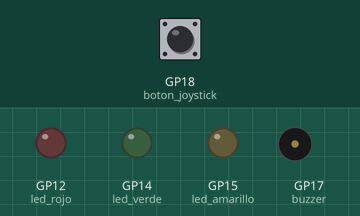
Bench run of a program on a simulated Raspberry Pi Pico running MicroPython. Parts: output pins drawn as LEDs (lit = HIGH), buzzer (waves = sounding). The test bench sets the inputs (shaded band); at power-on: GP18 (boton_joystick) HIGH. Files the program writes start out absent; random numbers come from a fixed seed; what the program prints to the serial console is not drawn.

Above: at 1.2 s.
1.3 s: GP18 (boton_joystick) pulled LOW for 3.2 s
At 8.82 s:
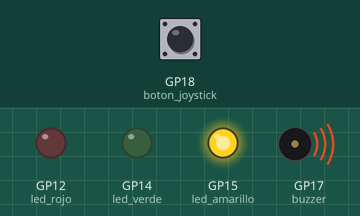
9.0 s: GP18 (boton_joystick) pulled LOW for 0.15 s
At 10.2 s:
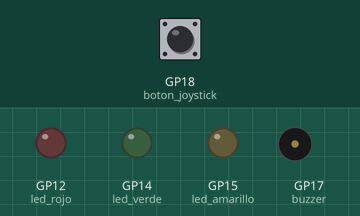
15.1 s: GP18 (boton_joystick) pulled LOW for 1 s
At 20.9 s:
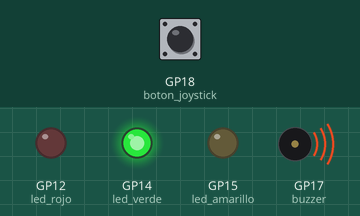
Timing chart, 0 to 22.4 s (numbered marks = the images above; inputs shaded):
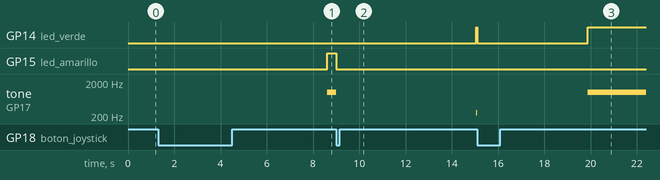

The program:

DAQ_RaspberryPP.py
```python
import machine
import time
import urandom
import os

# ==========================================================
# 🛑 BITÁCORA ALEATORIZADA GENERADA POR PYDOE
# ==========================================================
LISTA_CORRIDAS = [
    (1, 'Rojo', 'Tono Agudo (4000 Hz)'),
    (2, 'Amarillo', 'Tono Medio (1000 Hz)'),
    (2, 'Verde', 'Tono Grave (250 Hz)'),
    (3, 'Verde', 'Tono Medio (1000 Hz)'),
    (1, 'Verde', 'Tono Grave (250 Hz)'),
    (2, 'Rojo', 'Tono Grave (250 Hz)'),
    (2, 'Amarillo', 'Tono Agudo (4000 Hz)'),
    (2, 'Rojo', 'Tono Agudo (4000 Hz)'),
    (2, 'Verde', 'Tono Medio (1000 Hz)'),
    (3, 'Verde', 'Tono Agudo (4000 Hz)'),
    (1, 'Amarillo', 'Tono Grave (250 Hz)'),
    (1, 'Amarillo', 'Tono Medio (1000 Hz)'),
    (1, 'Rojo', 'Tono Medio (1000 Hz)'),
    (1, 'Rojo', 'Tono Grave (250 Hz)'),
    (2, 'Verde', 'Tono Agudo (4000 Hz)'),
    (3, 'Amarillo', 'Tono Medio (1000 Hz)'),
    (1, 'Verde', 'Tono Medio (1000 Hz)'),
    (3, 'Amarillo', 'Tono Agudo (4000 Hz)'),
    (3, 'Rojo', 'Tono Medio (1000 Hz)'),
    (3, 'Verde', 'Tono Grave (250 Hz)'),
    (3, 'Rojo', 'Tono Agudo (4000 Hz)'),
    (3, 'Rojo', 'Tono Grave (250 Hz)'),
    (1, 'Amarillo', 'Tono Agudo (4000 Hz)'),
    (2, 'Amarillo', 'Tono Grave (250 Hz)'),
    (2, 'Rojo', 'Tono Medio (1000 Hz)'),
    (3, 'Amarillo', 'Tono Grave (250 Hz)'),
    (1, 'Verde', 'Tono Agudo (4000 Hz)'),
]

# ==========================================================
# CONFIGURACIÓN DE HARDWARE
# ==========================================================
led_verde = machine.Pin(14, machine.Pin.OUT)
led_amarillo = machine.Pin(15, machine.Pin.OUT)
led_rojo = machine.Pin(12, machine.Pin.OUT)
dict_leds = {'Verde': led_verde, 'Amarillo': led_amarillo, 'Rojo': led_rojo}

buzzer = machine.PWM(machine.Pin(17))
boton_joystick = machine.Pin(18, machine.Pin.IN, machine.Pin.PULL_UP)

ARCHIVO_RESULTADOS = "reaccion_automatizada.csv"

# ==========================================================
# FUNCIONES DE CONTROL
# ==========================================================
def inicializar_csv():
    try:
        os.stat(ARCHIVO_RESULTADOS)
    except OSError:
        # Escribimos el encabezado directamente como una cadena de texto
        with open(ARCHIVO_RESULTADOS, mode='w') as f:
            f.write('Replica,Color_LED,Tono_Buzzer,Tiempo_Reaccion_ms\n')

def encender_alarma(color, tono):
    for led in dict_leds.values(): led.value(0)
    if color in dict_leds:
        dict_leds[color].value(1)

    if tono == 'Tono Grave (250 Hz)': buzzer.freq(250)
    elif tono == 'Tono Medio (1000 Hz)': buzzer.freq(1000)
    elif tono == 'Tono Agudo (4000 Hz)': buzzer.freq(4000)
    buzzer.duty_u16(32768)

def apagar_alarma():
    for led in dict_leds.values(): led.value(0)
    buzzer.duty_u16(0)

# ==========================================================
# BUCLE EJECUTOR AUTOMÁTICO
# ==========================================================
def iniciar_laboratorio():
    inicializar_csv()
    total_pruebas = len(LISTA_CORRIDAS)

    print("==========================================================")
    print("   SISTEMA DE ADQUISICIÓN DE DATOS DoE INICIADO")
    print(f"   Se ejecutarán de forma secuencial {total_pruebas} pruebas.")
    print("==========================================================")

    for indice, prueba in enumerate(LISTA_CORRIDAS):
        replica, color, tono = prueba

        print(f"\n▶️ [CORRIDA {indice + 1}/{total_pruebas}] Réplica: {replica} | LED: {color} | Buzzer: {tono}")
        print("Esperando retraso aleatorio anti-anticipación...")

        time.sleep(urandom.uniform(2.0, 4.5))

        # 💥 ¡DISPARO DE ALARMA Y CRONÓMETRO!
        marca_inicial = time.ticks_ms()
        encender_alarma(color, tono)

        # Espera activa mientras el joystick esté en reposo (1)
        while boton_joystick.value() == 1:
            pass

        # ⏱️ ¡PALANCA PRESIONADA! El pin bajó a 0
        tiempo_reaccion = time.ticks_diff(time.ticks_ms(), marca_inicial)
        apagar_alarma()

        # Filtro hardware/software contra rebotes mecánicos
        time.sleep_ms(150)

        print(f"🎯 ¡Click! Joystick presionado. Tiempo: {tiempo_reaccion} ms")

        # 💾 ESCRITURA MANUAL EN CSV (Sin librerías externas)
        # Construimos la cadena de texto separada por comas y terminada en salto de línea (\n)
        fila_datos = f"{replica},{color},{tono},{tiempo_reaccion}\n"
        with open(ARCHIVO_RESULTADOS, mode='a') as f:
            f.write(fila_datos)

        print(f"💾 Fila guardada en el dispositivo.")

        if indice < total_pruebas - 1:
            print("Descansa 2 segundos... Preparando siguiente configuración aleatoria...")
            time.sleep(2.0)

    print("\n==========================================================")
    print(" 🎉 ¡EXPERIMENTO COMPLETADO CON ÉXITO! 🎉")
    print(f" Descarga el archivo '{ARCHIVO_RESULTADOS}' desde Thonny.")
    print("==========================================================")

# ==========================================================
# 🚀 ARRANQUE AUTOMÁTICO
# ==========================================================
iniciar_laboratorio()
```

Measured:
- after the input at 1.3 s, GP15 (led_amarillo): LOW → HIGH after 7.3 s
- after the input at 9.0 s, GP14 (led_verde): LOW → HIGH after 6.1 s; GP15 (led_amarillo): HIGH → LOW at once; tone on GP17 (buzzer): 1000 Hz → silent at once, → 250 Hz 6.1 s later
- after the input at 15.1 s, GP14 (led_verde): HIGH → LOW at once, → HIGH 4.8 s later; tone on GP17 (buzzer): 250 Hz → silent at once, → 1000 Hz 4.8 s later
